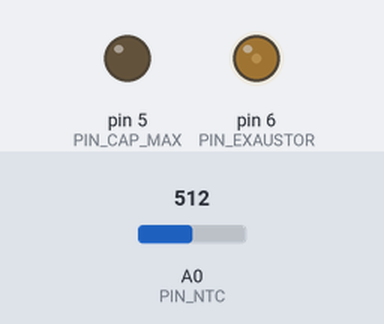
This sketch was run on a simulated Arduino Uno, built with avr-gcc and run on an emulated ATmega328P. Shown: output pins drawn as LEDs (lit = HIGH). Inputs (shaded band) come from the test bench; at power-on: A0 (PIN_NTC) = 512. What the sketch prints to the serial monitor is not drawn.

Above: at 1.8 s.
1.9 s: A0 (PIN_NTC) set to 716
At 2.7 s:
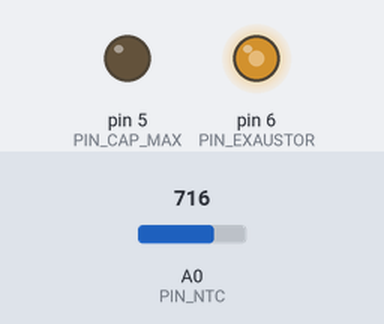
3.6 s: A0 (PIN_NTC) set to 900
At 5.0 s:
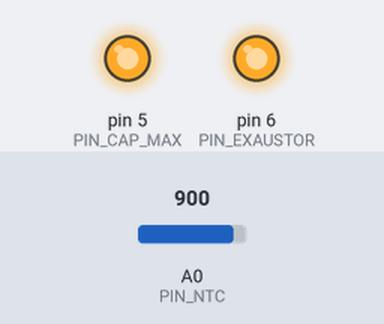
Timing chart, 0 to 6.6 s (numbered marks = the images above; inputs shaded):
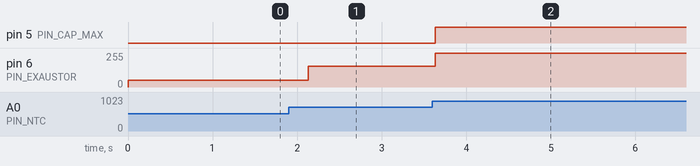

The sketch:

exercicio16.ino
```cpp
// ============================================================
//  Sistema de Exaustão Termo-Controlado — Túnel de Pintura
//  - Sensor NTC no pino A0 (divisor de tensão com 10kΩ)
//  - LED 2 no pino PWM 6  → Exaustor (brilho = potência)
//  - LED 1 no pino 5      → Indicador "Capacidade Máxima"
// ============================================================

const int PIN_NTC       = A0;
const int PIN_EXAUSTOR  = 6;   // PWM — LED 2
const int PIN_CAP_MAX   = 5;   // Digital — LED 1

// --- Parâmetros do NTC (Steinhart-Hart simplificada) ---
const float BETA       = 3950.0;
const float R_NOMINAL  = 10000.0;  // 10 kΩ a 25°C
const float T_NOMINAL  = 25.0;     // °C
const float R_SERIE    = 10000.0;  // resistor em série (divisor)

// --- Faixas de operação ---
const float TEMP_BAIXA  = 30.0;   // abaixo → 20% fixo
const float TEMP_ALTA   = 60.0;   // acima  → 100% + alerta

// --- Limites de potência em PWM (0–255) ---
const int PWM_MINIMO  = (int)(0.20 * 255);  // 20%  →  51
const int PWM_MAXIMO  = 255;                // 100% → 255

// --- Intervalo entre leituras ---
const unsigned long LEITURA_MS = 500;
unsigned long ultimaLeitura    = 0;

// ============================================================
void setup() {
  pinMode(PIN_EXAUSTOR, OUTPUT);
  pinMode(PIN_CAP_MAX,  OUTPUT);
  analogWrite (PIN_EXAUSTOR, PWM_MINIMO);
  digitalWrite(PIN_CAP_MAX,  LOW);

  Serial.begin(9600);
  Serial.println("╔══════════════════════════════════════════════╗");
  Serial.println("║   Exaustão Termo-Controlada — Túnel Pintura  ║");
  Serial.println("╠══════════════════════════════════════════════╣");
  Serial.println("║  < 30°C          →  20% de potência          ║");
  Serial.println("║  30°C – 60°C     →  20% a 100% (linear)      ║");
  Serial.println("║  > 60°C          →  100% + alerta CAP. MÁX   ║");
  Serial.println("╚══════════════════════════════════════════════╝\n");
}

// ============================================================
float lerTemperatura() {
  int   adc = analogRead(PIN_NTC);

  // Proteção contra divisão por zero
  if (adc <= 0)    return -99.0;
  if (adc >= 1023) return  999.0;

  float resistencia = R_SERIE * ((1023.0 / adc) - 1.0);
  float tempK = 1.0 / (
    (1.0 / (T_NOMINAL + 273.15)) +
    (1.0 / BETA) * log(resistencia / R_NOMINAL)
  );
  return tempK - 273.15;
}

// ============================================================
int calcularPWM(float temp) {
  if (temp < TEMP_BAIXA) {
    return PWM_MINIMO;

  } else if (temp <= TEMP_ALTA) {
    // Interpolação linear: 30°C→51 PWM / 60°C→255 PWM
    float fator = (temp - TEMP_BAIXA) / (TEMP_ALTA - TEMP_BAIXA);
    return (int)(PWM_MINIMO + fator * (PWM_MAXIMO - PWM_MINIMO));

  } else {
    return PWM_MAXIMO;
  }
}

// ============================================================
String barraVisual(int pwm) {
  int pos = map(pwm, 0, 255, 0, 20);
  String b = "[";
  for (int i = 0; i < 20; i++) {
    if      (i < pos && pos >= 20)  b += "█";  // 100%
    else if (i < pos && pos >= 14)  b += "▓";  // >70%
    else if (i < pos)               b += "░";  // normal
    else                            b += "·";
  }
  b += "]";
  return b;
}

// ============================================================
void loop() {
  if (millis() - ultimaLeitura < LEITURA_MS) return;
  ultimaLeitura = millis();

  float temp = lerTemperatura();
  int   pwm  = calcularPWM(temp);
  float pct  = (pwm / 255.0) * 100.0;

  analogWrite(PIN_EXAUSTOR, pwm);

  // --- LED 1: "Capacidade Máxima" apenas acima de 60°C ---
  bool capMax = (temp > TEMP_ALTA);
  digitalWrite(PIN_CAP_MAX, capMax ? HIGH : LOW);

  // --- Log serial ---
  Serial.print("Temp: ");
  if (temp > -90.0 && temp < 900.0) {
    Serial.print(temp, 1);
    Serial.print(" °C");
  } else {
    Serial.print("(sensor erro)");
  }

  Serial.print("  |  PWM: ");
  Serial.print(pwm);
  Serial.print(" (");
  Serial.print(pct, 1);
  Serial.print("%)  ");
  Serial.print(barraVisual(pwm));

  if (temp < TEMP_BAIXA) {
    Serial.println("  [ ZONA 1 — mínimo     ]");
  } else if (temp <= TEMP_ALTA) {
    Serial.println("  [ ZONA 2 — proporcional]");
  } else {
    Serial.println("  [ ZONA 3 — CAP. MÁXIMA ]");
  }
}
```

Measured:
- after the input at 1.9 s, pin 6 (PIN_EXAUSTOR): 51/255 → 155/255 after 0.23 s
- after the input at 3.6 s, pin 5 (PIN_CAP_MAX): LOW → HIGH at once; pin 6 (PIN_EXAUSTOR): 155/255 → 255/255 at once
